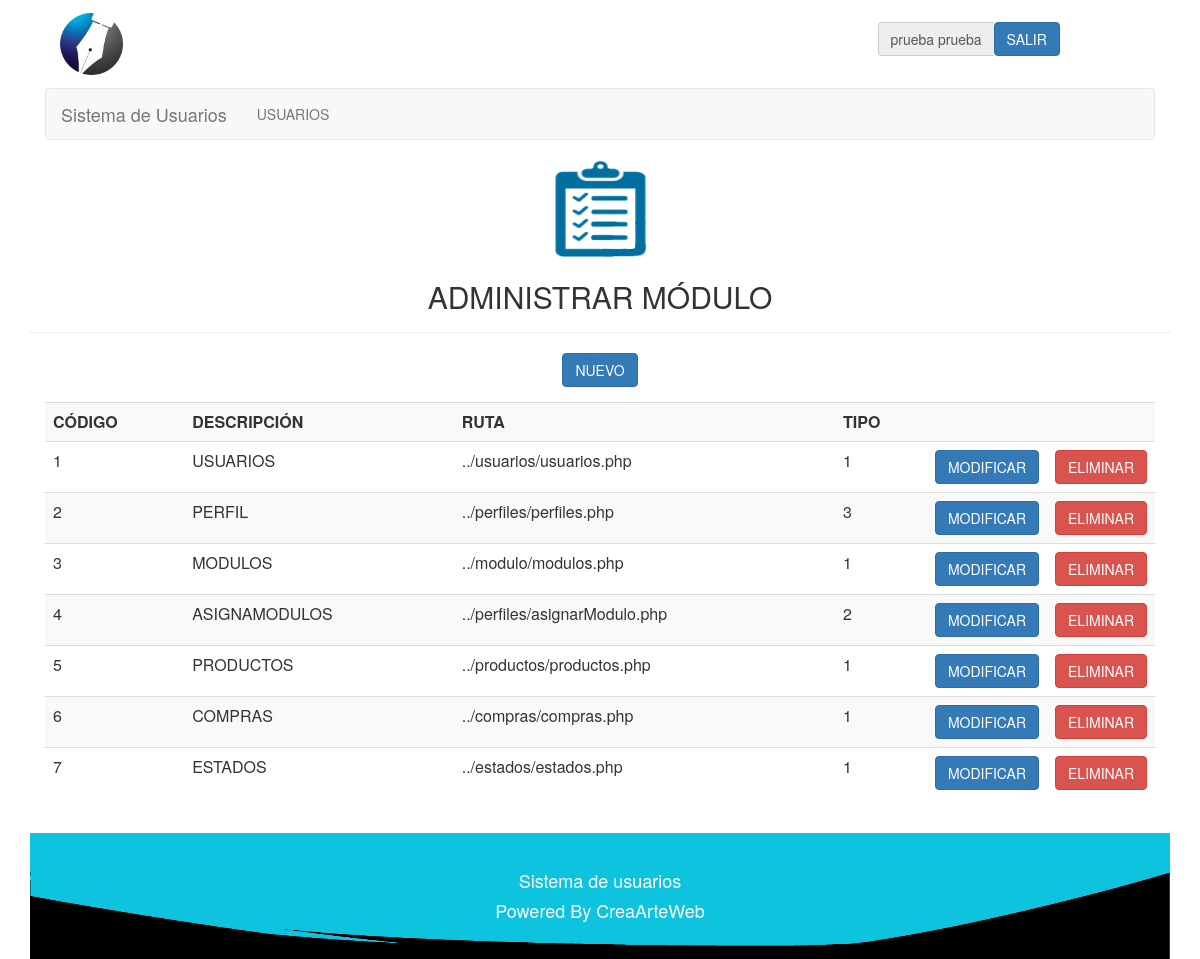
Screenshot of /php/modulo/modulos.php (signed in) with the database file from the repository.
### tables this page shows
CREATE TABLE IF NOT EXISTS `modulo` (
  `codigomodulo` int(10) NOT NULL,
  `descripcion` varchar(40) NOT NULL,
  `ruta` varchar(40) NOT NULL,
  `tipo` int(2) NOT NULL COMMENT '1-normal, 2-submenu, 3-principal submenu'
);

### php/lib/session.php (called while the page is built, shortened)
<?php
	include("../class/Usuario.php");
	include("../class/Modulo.php");
	if (!isset($_SESSION["iniciada"]))
	{
		header( "location:../lib/logout.php" );
	}
	else
	{
		$miUsuario = unserialize( $_SESSION['miUsuario'] );
	}
?>

### php/class/Usuario.php (called while the page is built, shortened)
<?php
	class Usuario
	{
		private $perfil;
		function getPerfil()
		{
			return $this->perfil;
		}
	}
?>

### php/class/Modulo.php (called while the page is built, shortened)
<?php
	class Modulo
	{
		var $conexion;
		function setConexion ( $conexion )
		{
			$this -> conexion = $conexion;
		}
		function consultarUnModulo( $id )
		{
			$query = "SELECT *
					FROM modulo
					WHERE codigomodulo=$id";
			$this -> conexion -> conectar();
			$this -> conexion -> consultarRegistro( $query );
			$matrix = $this -> conexion->getMatrix();
			return $matrix;
		}
		function consultarModulos( )
		{
			$query = "SELECT * FROM modulo ORDER BY codigomodulo";
			$this -> conexion -> conectar();
			$this -> conexion -> consultarRegistro( $query );
			$matrix = $this -> conexion->getMatrix();
			return $matrix;
		}
		function consultarModulosPerfil( $perfil )
		{
			$query = "SELECT * FROM perfilmodulo WHERE codigoperfil = '$perfil' ORDER BY codigomodulo";
			$this -> conexion -> conectar();
			$this -> conexion -> consultarRegistro( $query );
			$matrix = $this -> conexion->getMatrix();
			return $matrix;
		}
	}
?>

### php/lib/conexion.php (called while the page is built, shortened)
<?php
	class Conexion
	{
		private $servidor;
		private $usuario;
		private $enlace;
		private $consulta;
		function Conexion( $servidor, $bd, $usuario, $pass )
		{
			$this->servidor = $servidor;
			$this->bd = $bd;
			$this->usuario = $usuario;
		}
		function conectar()
		{
			$this->enlace = mysql_connect( $this->servidor, $this->usuario);
		}
		function consultarRegistro( $query )
		{
			$this->consulta = mysql_query( $query, $this->enlace );
		}
		function getMatrix()
		{
			$matrix = array();
			while( $row = mysql_fetch_array( $this->consulta ) )
			{
				$matrix[] = $row;
			}
			return $matrix;
		}
	}
?>

### php/modulo/modulos.php (the view, shortened to what this page needs)
<?php
	include("../lib/session.php");
?>
<html>
	<head>
		<link href = "../../css/estilo.css" rel="stylesheet" type="text/css" />
		<link href="../../css/bootstrap.min.css" rel="stylesheet" type="text/css">
	</head>
	<body>
		<div class="container">
			<div class="col-lg-12 col-md-12 col-sm-12 col-xs-12" id='cabecera'>
				<?php
					include('../lib/barraUsuario.php');
				?>
			</div>
			<div class="col-lg-12 col-md-12 col-sm-12 col-xs-12" id='menu'>
				<?php
					include('../lib/menu.php');
				?>
			</div>
			<div class="page-header" align = "center">
				<image src='../../img/modulo.png' class='img-responsive'>
				<h2>ADMINISTRAR MÓDULO</h2>
			</div>
			<div align="center" class="class="col-lg-12 col-md-12 col-sm-12 col-xs-12"">
				<button type="button" class="btn btn-primary" data-toggle="modal" data-target="#myModal">
					NUEVO
				</button>
			</div>
			<div class="panel-body">
				<div class="table-responsive">
					<table align = "center" cellpadding = "10px" class = "table table-striped table-hover">
						<tr align = "center">
							<th>CÓDIGO</th>
							<th>DESCRIPCIÓN</th>
							<th>RUTA</th>
							<th>TIPO</th>
							<th style="width:20px;"> </th>
							<th style="width:20px;"> </th>
						</tr>
						<?php
							$miModulo = new Modulo( "", "" ,"", "");
							$miModulo->setConexion( $conexion );
							$perfiles = $miModulo -> consultarModulos();
							if( $perfiles )
							foreach( $perfiles as $modulo )
							{
								echo
								"<tr>
									<td>$modulo[0]</td>
									<td>$modulo[1]</td>
									<td>$modulo[2]</td>
									<td>$modulo[3]</td>
									<td><a href='modificarModulo.php?modulo=$modulo[0]'><button type='button' class='btn btn-primary'>MODIFICAR</button></a></td>
									<td><button type='button' class='btn btn-danger' data-toggle='modal' data-target='#modalModulo$modulo[0]'>ELIMINAR</button></td>
								</tr>";
							}
						?>
					</table>
				</div>
			</div>
			<div id="footer" class="col-lg-12 col-md-12 col-sm-12 col-xs-12">
				<?php
					include('../lib/footer.php');
				?>
			</div>
		</div>
	<body>
</html>

### php/lib/menu.php (shortened to what this page needs)
<nav class="navbar navbar-default">
	<div class="container-fluid">
		<div class="navbar-header">
		  	<a class="navbar-brand" href="../lib/home.php">
			  	Sistema de Usuarios
		  	</a>
		</div>
		<div class="collapse navbar-collapse" id="bs-example-navbar-collapse-1">
			<ul class="nav navbar-nav">
				<?php
					$miModulo = new Modulo( "", "", "", "" );
					$miModulo -> setConexion( $conexion );
					$modulosPerfil = $miModulo -> consultarModulosPerfil( $miUsuario->getPerfil() );
					if( $modulosPerfil )
					foreach( $modulosPerfil as $moduloP )
					{
						$modulo = $miModulo->consultarUnModulo( $moduloP[2] );
						if( $modulo )
						foreach( $modulo as $modulo2 )
						{
							if( $modulo2['3'] == 1  )
							{
								echo "<li class='divider-vertical'><a href='".$modulo2['2']."'>".$modulo2['1']."</a></li>";
							}
						}
					}
				?>
		  	</ul>
		</div>
	</div>
</nav>

### css/estilo.css (style rules this page uses)
#footer { background-color: #0EC3DE; background-repeat: no-repeat; background-position: center; padding: 2em 0 2em 0; text-align: center; background-image: url('../img/footer.png'); background-size: 100% 100%; color: #FFF; }

### rows the page displays
modulo: descripcion "USUARIOS", codigomodulo "1", ruta "../usuarios/usuarios.php", tipo "1"
modulo: codigomodulo "2", descripcion "PERFIL", ruta "../perfiles/perfiles.php", tipo "3"
modulo: codigomodulo "3", descripcion "MODULOS", ruta "../modulo/modulos.php", tipo "1"
modulo: codigomodulo "4", descripcion "ASIGNAMODULOS", ruta "../perfiles/asignarModulo.php", tipo "2"
modulo: codigomodulo "5", descripcion "PRODUCTOS", ruta "../productos/productos.php", tipo "1"
modulo: codigomodulo "6", descripcion "COMPRAS", ruta "../compras/compras.php", tipo "1"
modulo: codigomodulo "7", descripcion "ESTADOS", ruta "../estados/estados.php", tipo "1"

### other values shown
$miUsuario -> getNombre() "prueba"
$miUsuario -> getApellido() "prueba"
